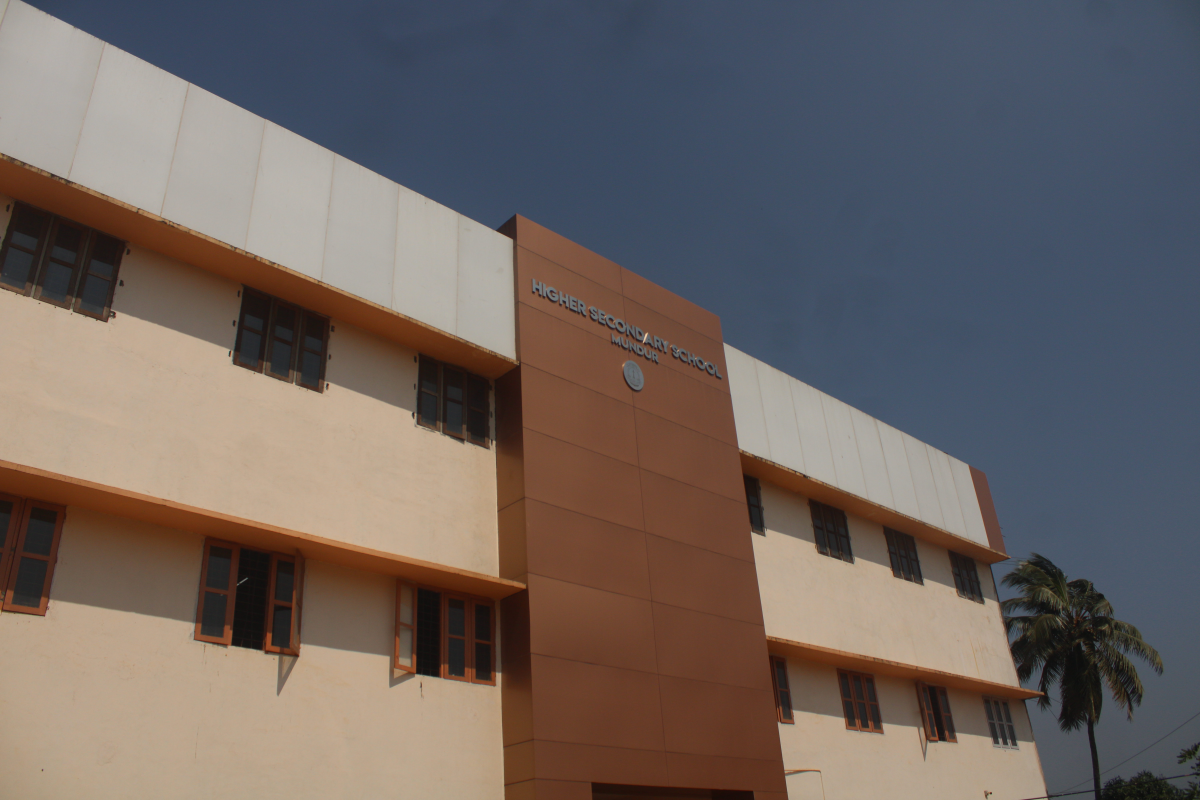
#> input picture images/c1.jpg, 6000 x 4000 px, found by its file name (shown at 1/5 size); its folder holds 4 pictures in this run
$ python optimize-images.py
#> lines starting #> are read from the running program, lines starting #| are printed output that depends on the picture
#!/usr/bin/env python3
"""Regenerate the responsive WebP variants used by components/Photo.js.

Usage (from the repo root):  python3 scripts/optimize-images.py
Requires Pillow:             pip install pillow

Reads the full-size originals in public/images/<name>.jpg and writes
public/images/<name>-<width>.webp. EXIF orientation is applied, so
portrait photos taken sideways come out the right way up.
"""
import os
from PIL import Image, ImageOps

HERE = os.path.dirname(os.path.abspath(__file__))
IMG_DIR = os.path.join(HERE, '..', 'public', 'images')

# name -> output widths (keep in sync with IMAGES in components/Photo.js)
SPEC = {
    'c1': [480, 960, 1600],
    'c2': [480, 960, 1600],
    'lb1': [480, 960, 1600],
    'lb2': [480, 960],
}

for name, widths in SPEC.items():
    src = Image.open(os.path.join(IMG_DIR, f'{name}.jpg'))
#> src is the input picture: PIL image 6000x4000 RGB; mean R, G, B 109.4, 99.8, 96.7
    img = ImageOps.exif_transpose(src).convert('RGB')
    for w in widths:
        h = round(img.height * w / img.width)
        out = os.path.join(IMG_DIR, f'{name}-{w}.webp')
        img.resize((w, h), Image.LANCZOS).save(out, 'WEBP', quality=72, method=6)
        print(f'{name}-{w}.webp  {w}x{h}  {os.path.getsize(out) // 1024} KB')
#> this loop made 3 passes
#> pass 1, `img.resize((w, h), Image.LANCZOS).save(out, 'WEBP', quality=72, method..`:
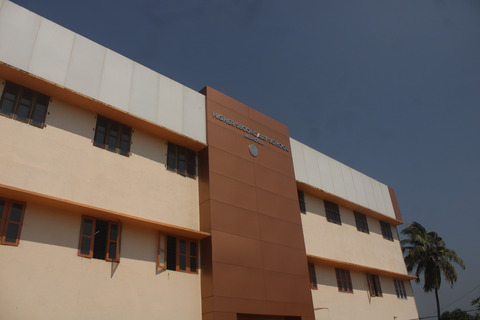
#> saved as c1-480.webp: PIL image 480x320 RGB; mean R, G, B 109.4, 99.8, 96.7
#> pass 2 of the loop `for name, widths in SPEC.items():`:
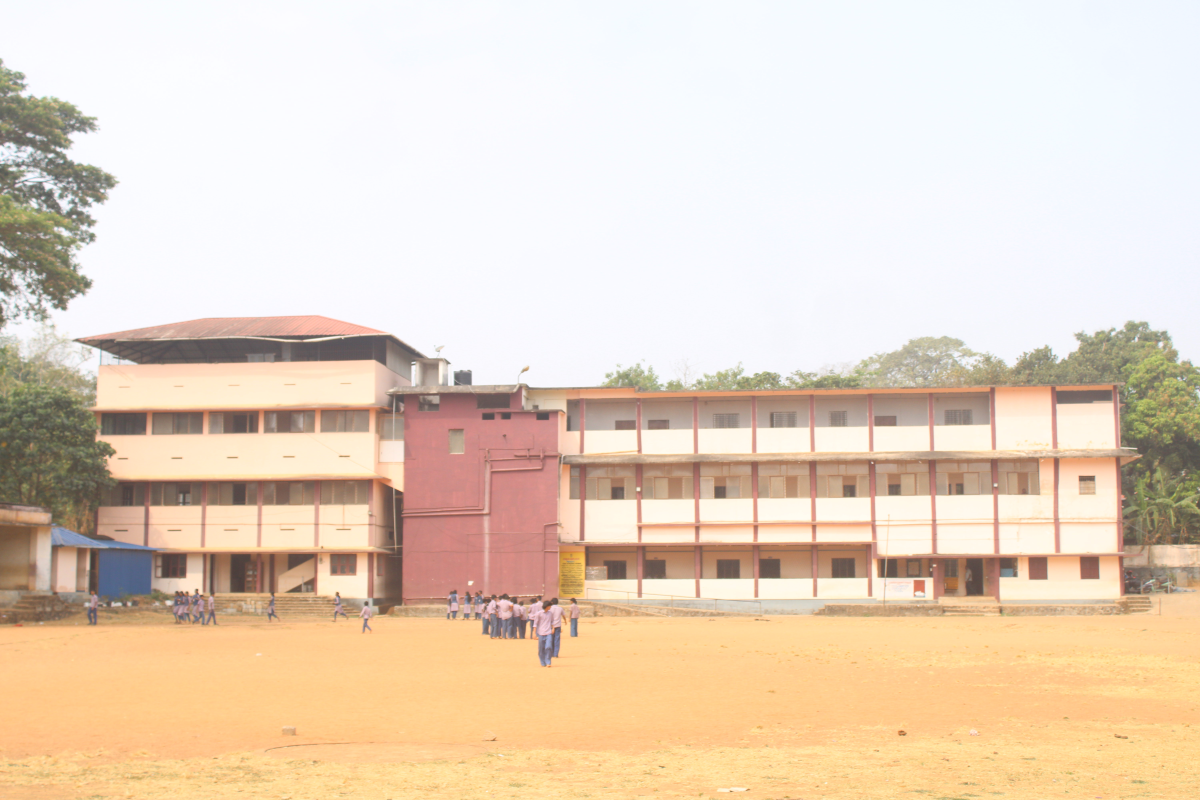
#> input picture images/c2.jpg, 6000 x 4000 px, found by its file name (shown at 1/5 size)
#> src is the input picture: PIL image 6000x4000 RGB; mean R, G, B 229.3, 210.8, 191.5
#> the loop `for w in widths:` made 3 passes
#| c2-480.webp  480x320  9 KB
#| c2-960.webp  960x640  26 KB
#| c2-1600.webp  1600x1067  54 KB
#> pass 1, `img.resize((w, h), Image.LANCZOS).save(out, 'WEBP', quality=72, method..`:
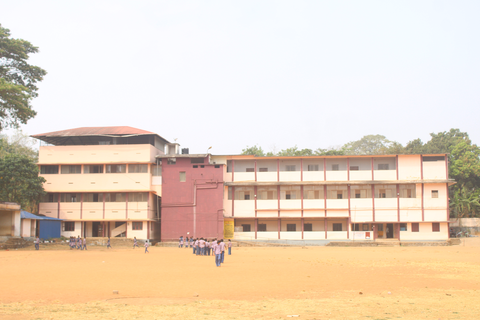
#> saved as c2-480.webp: PIL image 480x320 RGB; mean R, G, B 229.3, 210.8, 191.5
#> pass 3 of the loop `for name, widths in SPEC.items():`:
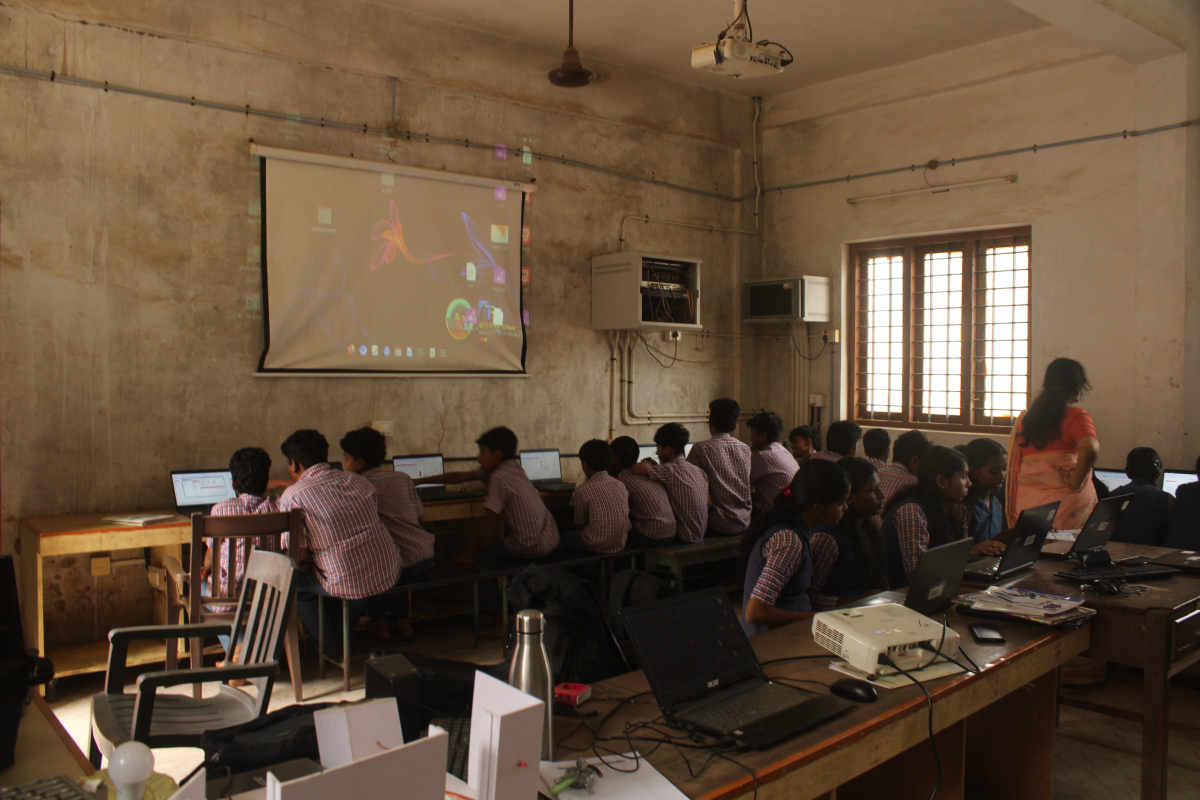
#> input picture images/lb1.jpg, 6000 x 4000 px, found by its file name (shown at 1/5 size)
#> src is the input picture: PIL image 6000x4000 RGB; mean R, G, B 99.4, 79.2, 59.4
#> the loop `for w in widths:` made 3 passes
#| lb1-480.webp  480x320  13 KB
#| lb1-960.webp  960x640  37 KB
#| lb1-1600.webp  1600x1067  77 KB
#> pass 1, `img.resize((w, h), Image.LANCZOS).save(out, 'WEBP', quality=72, method..`:
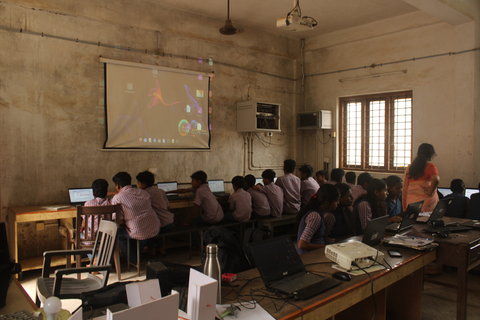
#> saved as lb1-480.webp: PIL image 480x320 RGB; mean R, G, B 99.4, 79.2, 59.4
#> pass 2, `img.resize((w, h), Image.LANCZOS).save(out, 'WEBP', quality=72, method..`:
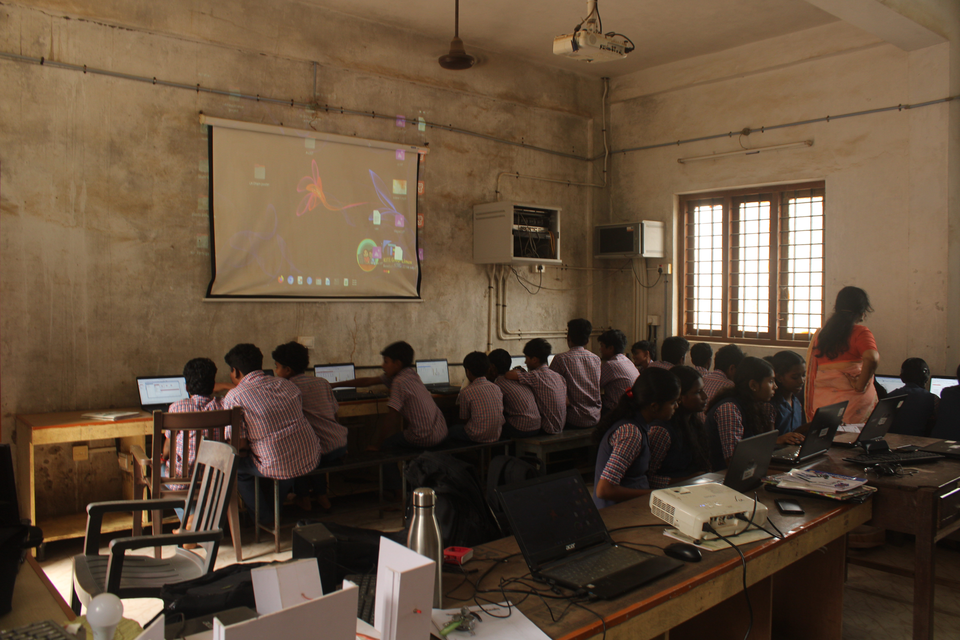
#> saved as lb1-960.webp: PIL image 960x640 RGB; mean R, G, B 99.4, 79.2, 59.4
#> (the run stopped early here; a loop or call above may not have finished)
